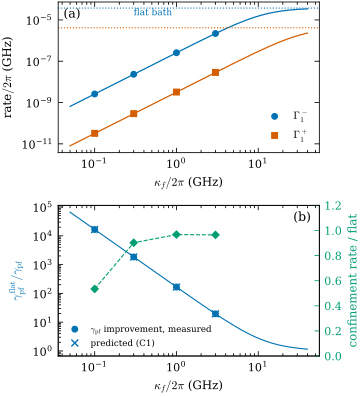

Here is the Python script that generated this plot:
"""Fig. 4 — baño filtrado. Solo lee la caché data/fig4/*.npz (calc_fig4.py / run_fig4.sh), escribe
data/fig4a.csv, data/fig4b.csv y dibuja fig4.pdf / fig4.png.  --rerun: calcula lo que falte (caro).

(a) Γ₁⁻ y Γ₁⁺ del método estático (sin drive, g_z = 0) frente a κ_f, con g_x²κ_eff(ω)/ω² y g_x²κ_eff(3ω)/(9ω²).
(b) mejora de γ_pf (C7) respecto al baño plano, medida (espectral) y predicha con C1 (α_eff² de cada punto);
    eje secundario: tasa de confinamiento relativa al baño plano (cualitativa, C9).
Tasa de confinamiento (C9, dinámica): retorno de P_c(t) al estacionario desde |0>|g> y D(d)|1.3α>|g>
(evolución con el propagador, t = nT_p hasta t = 6000), ajuste exponencial de la cola.
"""
import sys, glob, os
import numpy as np
import matplotlib.pyplot as plt
import comun as C
import estilo as E
import calc_fig4 as F4

KFS = [0.1, 0.3, 1.0, 3.0]


def confinamiento(z, ret=False):
    """Tasa de confinamiento DINÁMICA (C9): retorno de P_c(t) (código fijo, t = nT_p) al estacionario desde
    |0>|g> y D(d)|1.3α>|g>. Ajuste lineal de ln|P_c^ss - P_c(t)| en la cola: desde que el exceso cae por debajo
    del 10% de su máximo hasta que llega a 3× el piso tardío (mediana del último 20%, deriva lenta de paridad). Devuelve la media de los dos estados."""
    t = z['tdin']; pss = float(z['Pc_fijo']); tasas = []
    for serie in z['Pc_din']:
        e = np.abs(pss - np.asarray(serie))
        i1 = np.argmax(e < 0.1 * e.max())
        piso = np.median(e[int(0.8 * len(e)):])          # deriva lenta (paridad) al final
        fin = np.where(e < 3 * piso)[0]; i2 = fin[fin > i1][0] if np.any(fin > i1) else len(e)
        if i2 - i1 < 10:
            tasas.append(np.nan); continue
        tasas.append(-np.polyfit(t[i1:i2], np.log(e[i1:i2]), 1)[0])
    return tasas if ret else np.nanmean(tasas)


def main():
    if '--rerun' in sys.argv:
        for kf in [0.0] + KFS:
            F4.estatico(kf, 8, 3 if kf else 1)
            F4.floquet(kf, 16, 2 if kf else 1, 2.0)
    est = {}
    for f in glob.glob(os.path.join(C.DATA, 'fig4', 'est_*.npz')):
        z = np.load(f); est[(float(z['kf']), int(z['N']), int(z['Nf']))] = z
    fl = {}
    for f in glob.glob(os.path.join(C.DATA, 'fig4', 'fl_*.npz')):
        z = np.load(f); fl[(float(z['kf']), int(z['N']))] = z
    # ---- (a)
    filas = []
    for kf in [0.0] + KFS:
        z = est[(kf, 8, 3 if kf else 1)]
        filas.append([kf, float(z['Gm']), float(z['Gp']), float(z['Gm_pred']), float(z['Gp_pred']), *np.array(z['val'])])
    Aa = np.array(filas)
    np.savetxt(os.path.join(C.DATA, 'fig4a.csv'), Aa, delimiter=',', comments='',
               header='kappa_f [2pi GHz] (0 = flat bath), Gamma_1^- static [2pi GHz], Gamma_1^+ static [2pi GHz], '
                      'Gamma_1^- pred g_x^2 kappa_eff(w)/w^2, Gamma_1^+ pred g_x^2 kappa_eff(3w)/(9w^2), |Tr rho-1|, ||rho-rho^dag||, min eig')
    # ---- (b)
    z0 = fl[(0.0, 16)]
    g0 = float(z0['gpf']); c0 = confinamiento(z0)
    a0 = abs(complex(z0['al2eff']))
    p0 = 2 * (float(z0['Gm_pred']) * a0 + float(z0['Gp_pred']) * (a0 + 1))
    filas = []
    for kf in [0.0] + KFS:
        if (kf, 16) not in fl:
            continue
        z = fl[(kf, 16)]
        a2 = abs(complex(z['al2eff'])); g = float(z['gpf'])
        pred = 2 * (float(z['Gm_pred']) * a2 + float(z['Gp_pred']) * (a2 + 1))
        cf = confinamiento(z); cfs = confinamiento(z, True)
        filas.append([kf, g, pred, a2, float(z['Pc_fijo']), g0 / g, p0 / pred, cf, cf / c0, cfs[0], cfs[1], *np.array(z['val'])])
    Bb = np.array(filas)
    np.savetxt(os.path.join(C.DATA, 'fig4b.csv'), Bb, delimiter=',', comments='',
               header='kappa_f [2pi GHz] (0 = flat), gamma_pf spectral [2pi GHz], gamma_pf pred C1 [2pi GHz], |alpha_eff^2|, '
                      'P_c fixed polaron code, improvement measured gamma_flat/gamma, improvement predicted (C1), '
                      'confinement rate (dynamic, mean) [2pi GHz], confinement rate / flat, rate from |0>|g>, rate from D(d)|1.3 alpha>|g>, |Tr rho-1|, ||rho-rho^dag||, min eig')

    E.aplicar()
    fig, (ax, bx) = plt.subplots(2, 1, figsize=(E.COL1, 4.6), gridspec_kw=dict(hspace=0.35))
    kk = np.geomspace(0.05, 40, 200)
    gx, w = F4.GX, F4.W
    ax.loglog(kk, gx**2 * F4.KAP * kk**2 / (4 * w**2 + kk**2) / w**2, color=E.OKABE[0], lw=0.9)
    ax.loglog(kk, gx**2 * F4.KAP * kk**2 / (36 * w**2 + kk**2) / (9 * w**2), color=E.OKABE[1], lw=0.9)
    m = Aa[:, 0] > 0
    ax.loglog(Aa[m, 0], Aa[m, 1], 'o', color=E.OKABE[0], ms=4, label=r'$\Gamma_1^-$')
    ax.loglog(Aa[m, 0], Aa[m, 2], 's', color=E.OKABE[1], ms=4, label=r'$\Gamma_1^+$')
    ax.axhline(Aa[~m, 1][0], color=E.OKABE[0], ls=':', lw=0.8)
    ax.axhline(Aa[~m, 2][0], color=E.OKABE[1], ls=':', lw=0.8)
    ax.text(0.3, Aa[~m, 1][0] * 0.45, 'flat bath', fontsize=6.5, color=E.OKABE[0])
    ax.set_xlabel(r'$\kappa_f/2\pi$ (GHz)'); ax.set_ylabel(r'rate$/2\pi$ (GHz)')
    ax.legend(loc='lower right'); E.etiqueta(ax, '(a)')
    mb = Bb[:, 0] > 0
    bx.loglog(Bb[mb, 0], Bb[mb, 5], 'o', color=E.OKABE[0], ms=4, label=r'$\gamma_{\rm pf}$ improvement, measured')
    bx.loglog(Bb[mb, 0], Bb[mb, 6], 'x', color=E.OKABE[0], ms=5, label='predicted (C1)')
    # predicción continua con |α|² del plano
    Gm = lambda k: gx**2 * F4.KAP * k**2 / (4 * w**2 + k**2) / w**2
    Gp = lambda k: gx**2 * F4.KAP * k**2 / (36 * w**2 + k**2) / (9 * w**2)
    bx.loglog(kk, p0 / (2 * (Gm(kk) * a0 + Gp(kk) * (a0 + 1))), color=E.OKABE[0], lw=0.8)
    bx.set_xlabel(r'$\kappa_f/2\pi$ (GHz)'); bx.set_ylabel(r'$\gamma_{\rm pf}^{\rm flat}/\gamma_{\rm pf}$', color=E.OKABE[0])
    cx = bx.twinx()
    cx.semilogx(Bb[mb, 0], Bb[mb, 8], 'D--', color=E.OKABE[2], ms=3.5, lw=0.8)
    cx.set_ylabel('confinement rate / flat', color=E.OKABE[2]); cx.set_ylim(0, 1.2)
    cx.tick_params(axis='y', colors=E.OKABE[2])
    bx.legend(loc='lower left', fontsize=6.3); E.etiqueta(bx, '(b)'); bx.texts[-1].set_position((0.9, 0.96))
    for ext in ('pdf', 'png'):
        fig.savefig(os.path.join(C.AQUI, f'fig4.{ext}'))
    print("(a) κ_f Γ⁻ razón Γ⁺ razón")
    for r in Aa:
        print(f"   {r[0]:4.1f} {r[1]:.4e} {r[1]/r[3]:.4f} {r[2]:.4e} {r[2]/r[4]:.4f}")
    print("(b) κ_f γ_pf pred razón |α_eff²| P_c mejora_med mejora_pred conf conf/plano")
    for r in Bb:
        print(f"   {r[0]:4.1f} {r[1]:.4e} {r[2]:.4e} {r[1]/r[2]:.4f} {r[3]:.4f} {r[4]:.5f} {r[5]:.1f} {r[6]:.1f} {r[7]:.3e} {r[8]:.3f}")
    if (1.0, 20) in fl:
        z = fl[(1.0, 20)]; z1 = fl[(1.0, 16)]
        print(f"conv κ_f=1 N=16→20: γ_pf {float(z1['gpf']):.6e}→{float(z['gpf']):.6e}; conf {confinamiento(z1, True)}→{confinamiento(z, True)}")
    for n in (16, 22, 28):
        if (0.0, n) in fl:
            z = fl[(0.0, n)]; print(f"plano N={n}: γ_pf={float(z['gpf']):.6e} conf={confinamiento(z, True)} 5º modo espectral={z['modos'][4][2]:.4e} Im={z['modos'][4][1]:+.3e}")
    for k in [(1.0, 8, 2), (1.0, 8, 3), (1.0, 12, 3), (0.1, 8, 2), (0.1, 8, 3), (0.1, 12, 3)]:
        if k in est:
            print(f"conv est {k}: Γ⁻={float(est[k]['Gm']):.6e} Γ⁺={float(est[k]['Gp']):.6e}")


if __name__ == '__main__':
    main()
